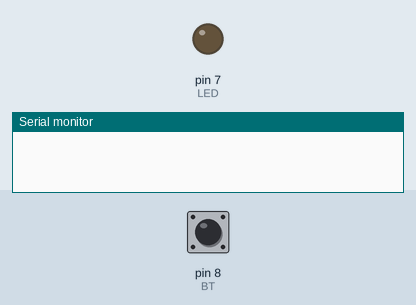
A sketch run on a simulated Arduino Uno, built with avr-gcc and run on an emulated ATmega328P. Shown: output pins drawn as LEDs (lit = HIGH), the last lines printed to the serial monitor. Dashed ring = blinking. The inputs (shaded band) are chosen by the test bench; at power-on: pin 8 (BT) HIGH. EEPROM starts erased.

Above: at 1.2 s.
1.3 s: pin 8 (BT) pulled LOW for 3.2 s
At 2.55 s:
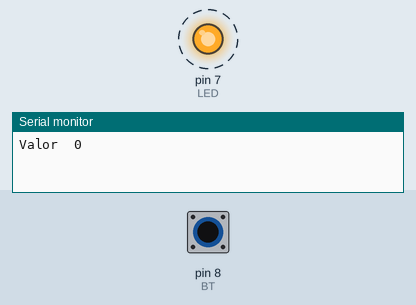
Timing chart, 0 to 5.3 s (numbered marks = the images above; inputs shaded):
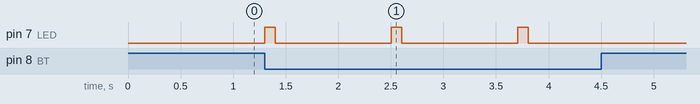

Measured:
- after the input at 1.3 s, pin 7 (LED): alternates HIGH for 0.10 s and LOW for 1.1 s, 6 changes in all, then stays LOW, starting at once

The sketch:

EEPROM.ino
```cpp
#include <EEPROM.h>

int LED = 7;
int BT = 8;
byte n;
int i;

void setup()
{
	pinMode (LED,OUTPUT);
	pinMode (BT, INPUT);
	Serial.begin(9600);
	digitalWrite (BT, HIGH);
}

void loop()
{

	while(digitalRead(BT) == HIGH);
	{
		 digitalWrite (LED,HIGH);
	  	 delay(100);
	  	 digitalWrite (LED,LOW);
	  	 delay(100);

	  	 EEPROM.write(0,i);
	  	 n = EEPROM.read(0);

	  	 i = i+1;

	  	 Serial.print("Valor");
	  	 Serial.print("\t");
	  	 Serial.print(n);
	  	 Serial.println();
	  	 delay(1000);
	}
}
```
